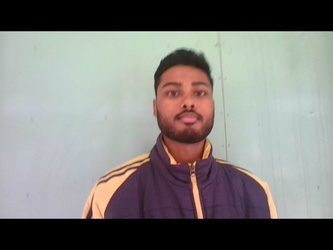
#> input picture FaceRecognition attendance system/TestImages/frame0.jpg, 333 x 250 px, shrunk from 640 x 480 before the run, found by its file name
$ python tester.py
#> lines starting #> are read from the running program, lines starting #| are printed output that depends on the picture
#> further down, img2 is the input picture: shape (250, 333, 3); mean B, G, R 123.8, 126.6, 128.2
import faceRecognition as fr
import numpy as np
import cv2

def FaceAligner(test_img_path):

    test_img = cv2.imread(test_img_path)
    eye_haar_cascade = cv2.CascadeClassifier('HaarCascade/haarcascade_eye.xml')
    # face, gray = fr.faceDetection(test_img)

    gray = cv2.cvtColor(test_img, cv2.COLOR_RGB2GRAY)  # convert color image to grayscale
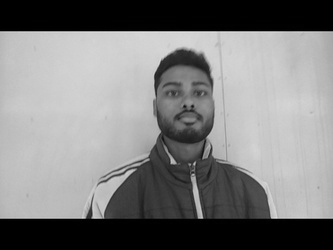
#> gray: shape (250, 333); min 0, max 224, mean 125.9
    face_haar_cascade = cv2.CascadeClassifier('HaarCascade/haarcascade_frontalface_default.xml')  # Load haar classifier
    face = face_haar_cascade.detectMultiScale(gray, scaleFactor=1.32, minNeighbors=5)  # detectMultiScale returns
#> face = [[153, 66, 70, 70]]
    print(face)
#| [[153  66  70  70]]
    for (x, y, w, h) in face:
        roi_gray = gray[y:y + h, x:x + w]
        cv2.imshow("window_name", roi_gray)
        cv2.waitKey(0)
        roi_color = test_img[y:y + h, x:x + w]
        eyes = eye_haar_cascade.detectMultiScale(roi_gray)
        left_eye = eyes[0]
        right_eye = eyes[1]

        (fx, fy, fw, fh) = (x, y, w, h)
        (lex, ley, lew, leh) = left_eye
        (rex, rey, rew, reh) = right_eye

        rx = lex - fx
        ry = fy + fh - (ley + leh)

        lx = rex - (fx + fw/2)
        ly = fy + fh - (rey + reh)

        eyeXdis = (lx + w / 2 + lew / 2) - (rx + rew / 2)
        eyeYdis = (ly + leh / 2) - (ry + reh / 2)
        angle_rad = np.arctan(eyeYdis / eyeXdis)
        # convert rad to degree
        angle_degree = angle_rad * 180 / np.pi

        # Find the center of the image
        image_center = tuple(np.array(roi_gray.shape) / 2)
        rot_mat = cv2.getRotationMatrix2D(image_center, angle_degree, 1.0)
        rotated_image = cv2.warpAffine(roi_gray, rot_mat, roi_gray.shape, flags=cv2.INTER_LINEAR)
        cv2.imshow("window_name", rotated_image)
        cv2.waitKey(0)
#> this loop made 1 pass
#> (x, y, w, h, fx, fy, fw, fh) on pass 1: (153, 66, 70, 70, 153, 66, 70, 70)
#> pass 1, in FaceAligner, `roi_gray = gray[y:y + h, x:x + w]`:
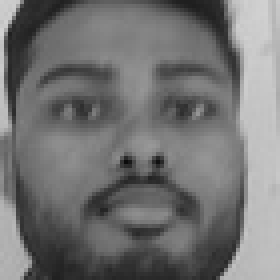
#> roi_gray: shape (70, 70) (shown 4 times larger); min 12, max 210, mean 114.7
#> pass 1, in FaceAligner, `roi_color = test_img[y:y + h, x:x + w]`:
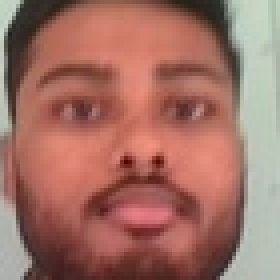
#> roi_color: shape (70, 70, 3) (shown 4 times larger); mean B, G, R 101.1, 112.4, 162
#> pass 1, in FaceAligner, `rotated_image = cv2.warpAffine(roi_gray, rot_mat, roi_gray.shape, flag..`:
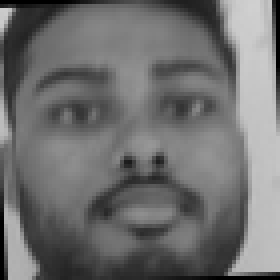
#> rotated_image: shape (70, 70) (shown 4 times larger); min 0, max 208, mean 110.7
    return rotated_image

img2 = cv2.imread(r"D:\Study Material\csio project\FaceRecognition-mach4 (final)\TestImages\frame0.jpg")
cv2.imshow("", img2)
cv2.waitKey(0)
img = FaceAligner(r"D:\Study Material\csio project\FaceRecognition-mach4 (final)\TestImages\frame0.jpg")
